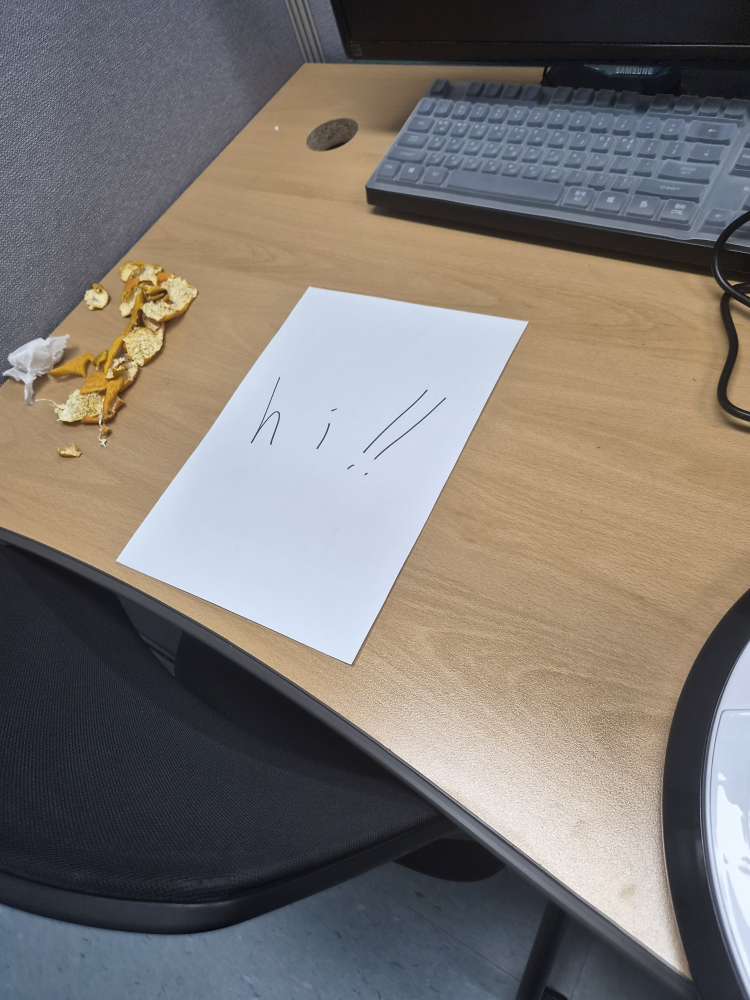
#> input picture 01_Geometric_Transformation/Perspective_Transformation/images/document_01.jpg, 3000 x 4000 px (shown at 1/4 size)
$ python automatic_perspective_v3.py
#> lines starting #> are read from the running program, lines starting #| are printed output that depends on the picture; after the words box and inside, x2 and y2 are one past the last pixel; in counts of white or black regions, pixels touching at a corner belong together
import cv2
import numpy as np
from pathlib import Path

# Load the original image
# 원본 이미지 불러오기
root = Path(__file__).resolve().parent
image_path = root / "images" / "document_01.jpg"

img = cv2.imread(str(image_path))
#> img is the input picture: shape (4000, 3000, 3); mean B, G, R 114.4, 119.1, 125.2

if img is None:
    raise FileNotFoundError("Image not found")

# Normalize the processing resolution
# 영상 처리 해상도 표준화
scale = min(1.0, 1000 / max(img.shape[:2]))
#> scale = 0.25

resized = cv2.resize(
    img, None,
    fx=scale,
    fy=scale,
    interpolation=cv2.INTER_AREA
)

# Convert the BGR image to grayscale
# 컬러 이미지를 흑백 이미지로 변환
gray = cv2.cvtColor(resized, cv2.COLOR_BGR2GRAY)
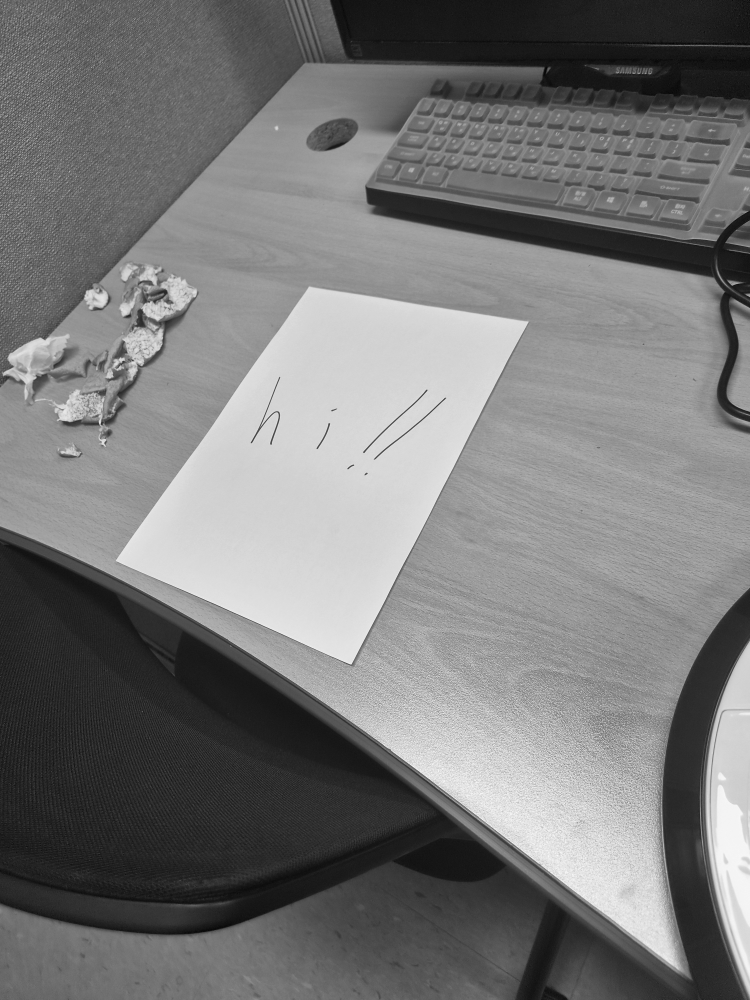
#> gray: shape (1000, 750); min 3, max 248, mean 120.4

# Reduce background noise using Gaussian Blur
# 가우시안 블러를 이용한 배경 노이즈 제거
blur = cv2.GaussianBlur(gray, (9, 9), 0)

# Detect edges using the Canny algorithm
# Canny 알고리즘을 이용한 경계선 검출
edges = cv2.Canny(blur, 30, 100)
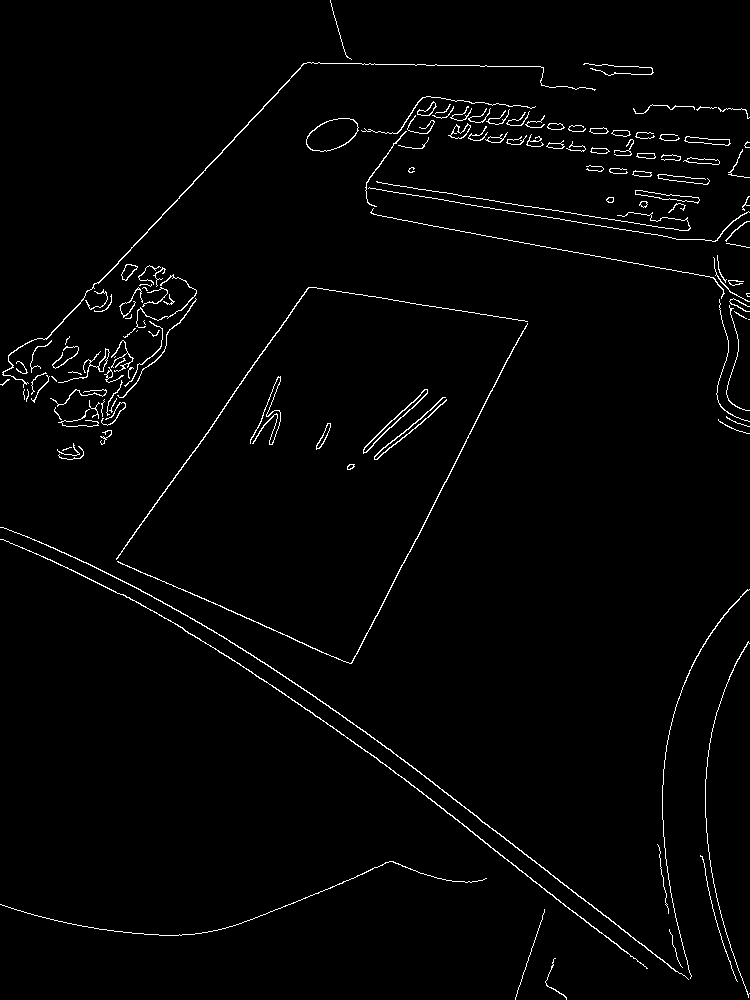
#> edges: shape (1000, 750); 1.9% white in thin lines or dots

# Connect small gaps between detected edges
# 닫힘 연산을 이용하여 끊어진 경계선의 작은 틈 연결
kernel = np.ones((7, 7), np.uint8)
closed = cv2.morphologyEx(edges, cv2.MORPH_CLOSE, kernel)
#> closed: shape (1000, 750); 3.9% white; 22 white regions, largest, box (x1, y1, x2, y2) and area: (306, 96, 750, 434) 10673, (0, 0, 596, 445) 7998, (0, 527, 750, 980) 2249

# Thicken edges for visualization
# 시각적 확인을 위해 팽창 연산으로 경계선 두께 증가
dilation_kernel = np.ones((3, 3), np.uint8)
edge_view = cv2.dilate(closed, dilation_kernel, iterations=1)
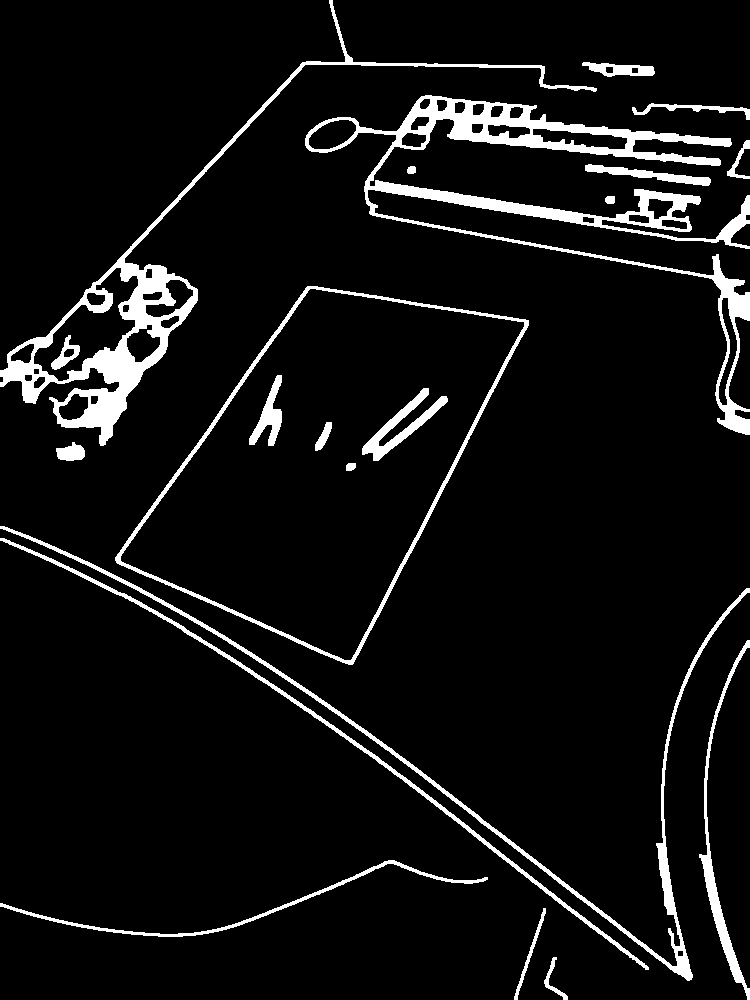
#> edge_view: shape (1000, 750); 7% white; 21 white regions

# Detect external contours
# 이미지의 외부 윤곽선 검출
contours, hierarchy = cv2.findContours(
    closed,
    cv2.RETR_EXTERNAL,
    cv2.CHAIN_APPROX_SIMPLE
)
#> contours = 18 contours, 1 with area under 20; largest, box (x1, y1, x2, y2) and area: (116, 287, 528, 664) 82988, (306, 96, 750, 434) 15240, (0, 0, 596, 445) 10763, (0, 527, 750, 980) 1199, (700, 641, 750, 1000) 861

# Sort contours by area in descending order
# 윤곽선을 면적 기준 내림차순으로 정렬
contours = sorted(
    contours,
    key=cv2.contourArea,
    reverse=True
)

# Set the minimum contour area
# 이미지 전체 면적의 5%를 최소 윤곽선 면적으로 설정
image_area = resized.shape[0] * resized.shape[1]
#> image_area = 750000
min_area = image_area * 0.05
#> min_area = 37500

# Search for a convex quadrilateral
# 볼록 사각형 형태의 문서 후보 탐색
document = None
hull_view = resized.copy()

for contour in contours:

    # Filter small contours
    # 최소 면적보다 작은 윤곽선 제거
    area = cv2.contourArea(contour)

    if area < min_area:
        continue

    # Generate a convex hull
    # 윤곽선의 볼록 껍질 생성
    hull = cv2.convexHull(contour)

    # Draw the convex hull
    # 볼록 껍질을 파란색으로 표시
    cv2.drawContours(
        hull_view, [hull], -1, (255, 0, 0), 3
    )

    # Calculate the hull perimeter
    # 볼록 껍질의 전체 둘레 계산
    perimeter = cv2.arcLength(hull, True)

    # Approximate the convex hull as a polygon
    # 볼록 껍질을 다각형으로 근사
    approx = cv2.approxPolyDP(
        hull, 0.01 * perimeter, True
    )

    # Print debugging information
    # 디버깅을 위한 면적 및 꼭짓점 정보 출력
    print("Area ratio:", round(area / image_area * 100, 2))
    print("Vertices:", len(approx))
    print("Convex:", cv2.isContourConvex(approx))

    # Select a convex polygon with four vertices
    # 꼭짓점이 4개인 볼록 다각형을 문서로 선택
    if len(approx) == 4 and cv2.isContourConvex(approx):
        document = approx
        break
#> this loop made 1 pass
#> (area, perimeter, document) on pass 1: (82987.5, 1197.8, [[527, 321], [351, 663], [117, 561], [308, 287]])
#| Area ratio: 11.06
#| Vertices: 4
#| Convex: True
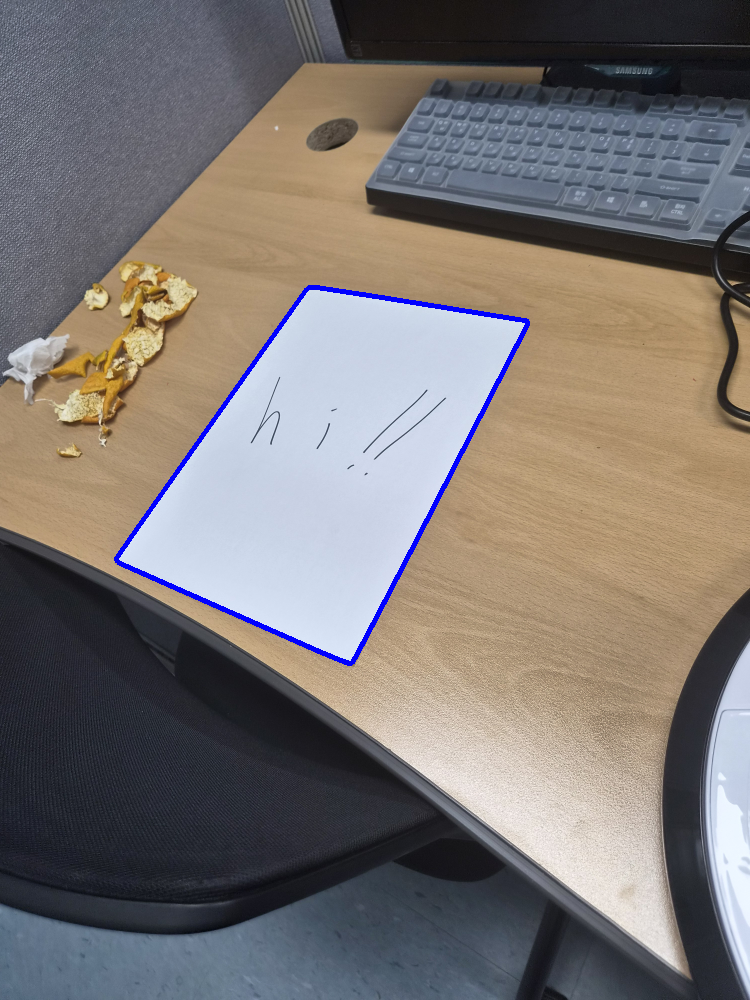
#> hull_view: shape (1000, 750, 3); mean B, G, R 115.2, 117.8, 123.8

# Draw the detected document boundary
# 검출된 문서의 외곽선을 원본 이미지 복사본에 표시
contour_view = resized.copy()

if document is not None:
    cv2.drawContours(
        contour_view, [document], -1, (0, 255, 0), 3
    )
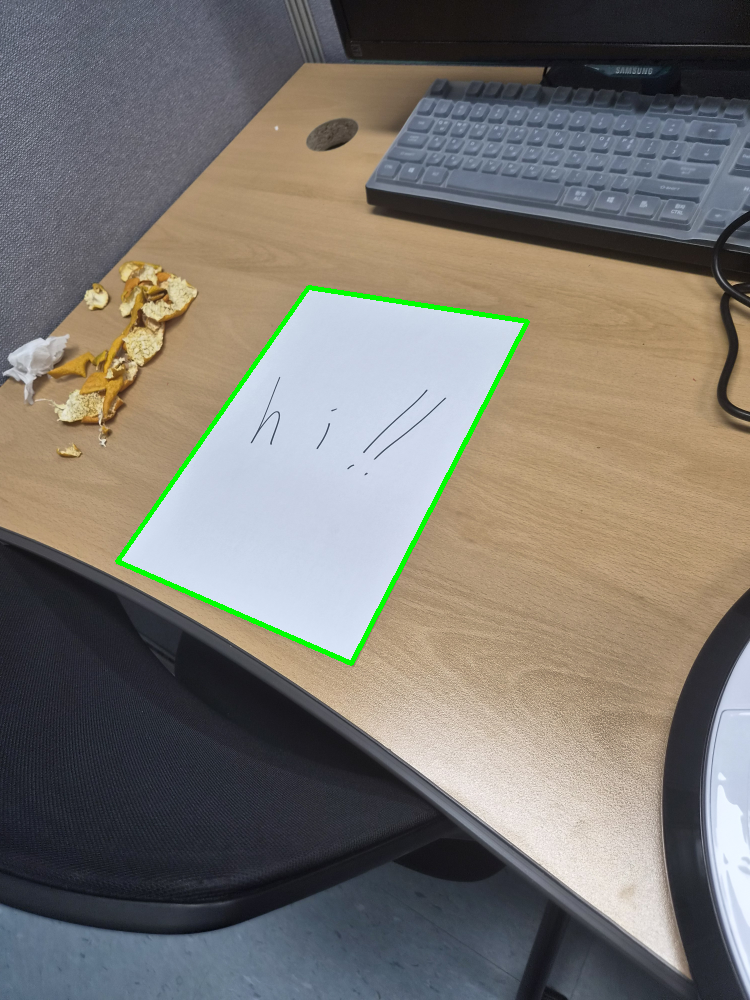
#> contour_view: shape (1000, 750, 3); mean B, G, R 112.9, 119.6, 123.7
else:
    print("Document not found")


# [34 lines of commented-out code are left out]
def order_points(points):

    points = points.reshape(4, 2)

    ordered = np.zeros((4, 2), dtype=np.float32)

    # Calculate coordinate sums and differences
    # 각 꼭짓점의 좌표 합과 차이 계산
    s = points.sum(axis=1)
    diff = np.diff(points, axis=1).flatten()

    # Top-left
    # 좌상단
    ordered[0] = points[np.argmin(s)]

    # Top-right
    # 우상단
    ordered[1] = points[np.argmin(diff)]

    # Bottom-right
    # 우하단
    ordered[2] = points[np.argmax(s)]

    # Bottom-left
    # 좌하단
    ordered[3] = points[np.argmax(diff)]

    return ordered


# Set the output resolution based on the A4 aspect ratio
# A4 용지의 가로세로 비율을 기준으로 출력 해상도 설정
output_width = 600
output_height = 849


# Perform perspective transformation
# 원근 변환 수행 함수
def perspective_transform(image, points, width, height):

    # Source coordinates
    # 원본 이미지의 꼭짓점 좌표 설정
    pts1 = np.float32(points)

    # Destination coordinates
    # 변환할 목표 이미지의 꼭짓점 좌표 설정
    pts2 = np.float32([
        [0, 0],
        [width - 1, 0],
        [width - 1, height - 1],
        [0, height - 1]
    ])

    # Calculate the perspective transformation matrix
    # 3x3 원근 변환 행렬 계산
    M = cv2.getPerspectiveTransform(pts1, pts2)

    # Generate the rectified image
    # 원근 변환을 적용하여 정면 보정 이미지 생성
    dst = cv2.warpPerspective(image, M, (width, height))

    return dst


# Apply automatic perspective correction
# 자동으로 검출된 꼭짓점을 이용하여 원근 보정 수행
if document is not None:

    pts1 = order_points(document)
#> in order_points, `points = points.reshape(4, 2)`: points = [[527, 321], [351, 663], [117, 561], [308, 287]]
#> in order_points, `s = points.sum(axis=1)`: s = [848, 1014, 678, 595]
#> in order_points, `diff = np.diff(points, axis=1).flatten()`: diff = [-206, 312, 444, -21]
#> pts1 = [[308, 287], [527, 321], [351, 663], [117, 561]]
    pts1[:, 0] *= img.shape[1] / resized.shape[1]
    pts1[:, 1] *= img.shape[0] / resized.shape[0]

    dst = perspective_transform(
        img, pts1, output_width, output_height
    )
#> in perspective_transform, `pts1 = np.float32(points)`: pts1 = [[1232, 1148], [2108, 1284], [1404, 2652], [468, 2244]]
#> in perspective_transform, `M = cv2.getPerspectiveTransform(pts1, pts2)`: M = [[1.53, 1.06, -3104.8], [-0.277, 1.79, -1709.4], [0.000317, 0.000629, 1]]
#> in perspective_transform, `dst = cv2.warpPerspective(image, M, (width, height))`:
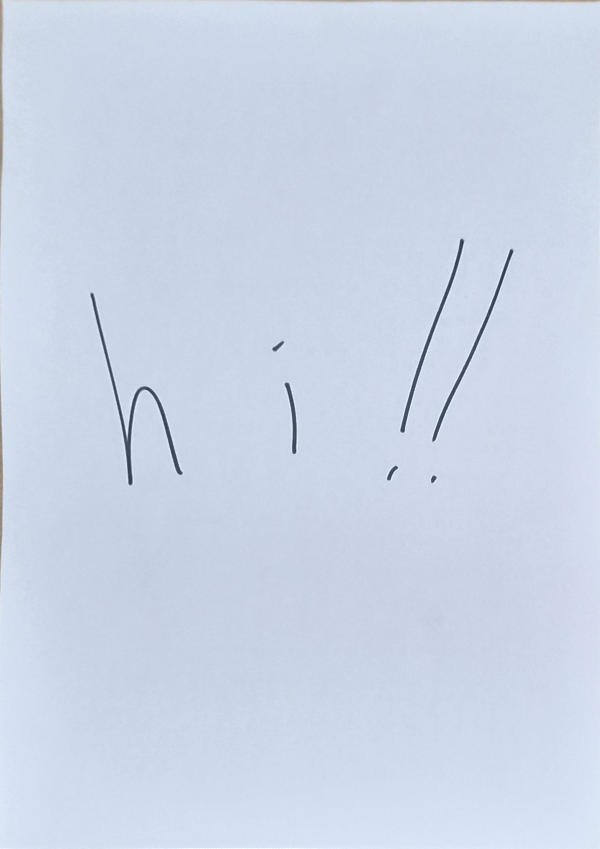
#> dst: shape (849, 600, 3); mean B, G, R 231.5, 213.7, 203.4

    cv2.imshow("Transformed", dst)

# Create the output directory
# 결과 이미지 저장 폴더 생성
result_path = root / "v3_results_01"
result_path.mkdir(exist_ok=True)

# Save intermediate processing results
# 각 영상 처리 단계의 중간 결과 이미지 저장
cv2.imwrite(str(result_path / "grayscale.png"), gray)
cv2.imwrite(str(result_path / "gaussian_blur.png"), blur)
cv2.imwrite(str(result_path / "canny_edge.png"), edges)
cv2.imwrite(str(result_path / "closing.png"), closed)
cv2.imwrite(str(result_path / "convex_hull.png"), hull_view)
cv2.imwrite(str(result_path / "contours.png"), contour_view)

# Save the final rectified image
# 최종 원근 보정 이미지 저장
if document is not None:
    cv2.imwrite(str(result_path / "automatic_result.png"), dst)

# Wait for user input and close all windows
# 사용자 키 입력 대기 후 모든 출력 창 종료
cv2.waitKey(0)
cv2.destroyAllWindows()

$ run again, with 01_Geometric_Transformation/Perspective_Transformation/images/document_04.jpg copied over 01_Geometric_Transformation/Perspective_Transformation/images/document_01.jpg
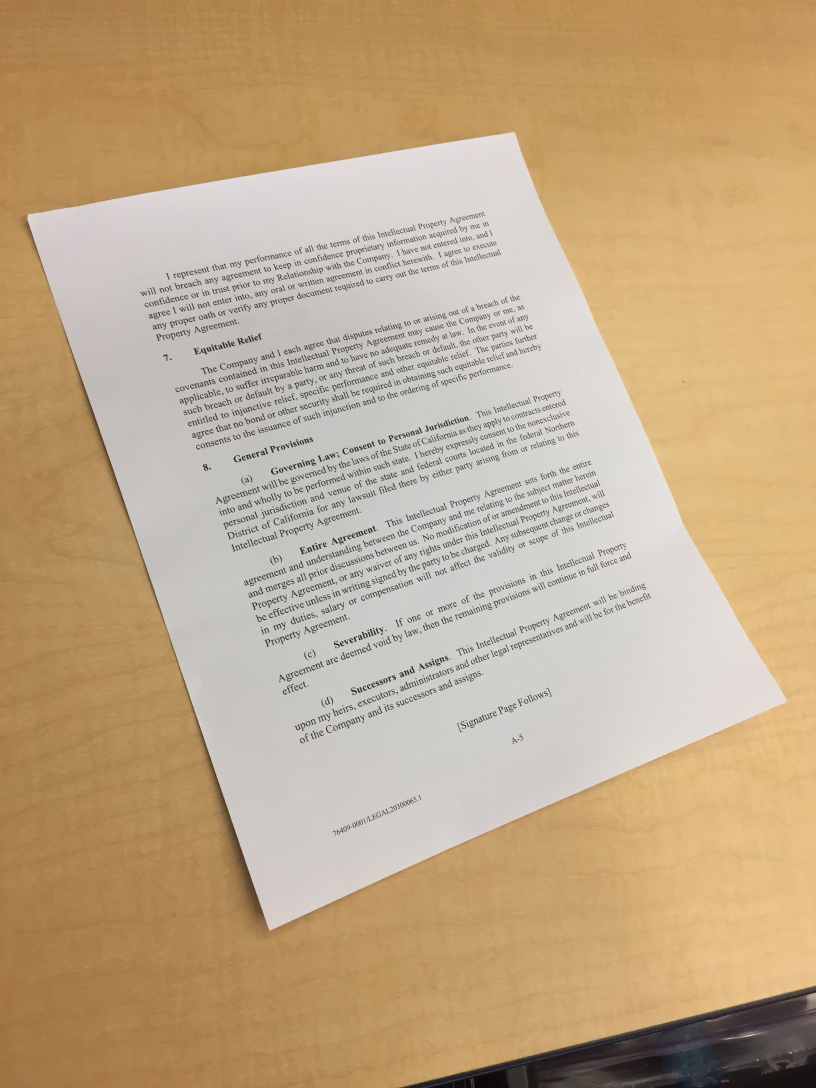
#> input picture 01_Geometric_Transformation/Perspective_Transformation/images/document_04.jpg, 2448 x 3264 px (shown at 1/3 size)
#> img is the input picture: shape (3264, 2448, 3); mean B, G, R 136.7, 169.3, 193.6
#> `edges = cv2.Canny(blur, 30, 100)`:
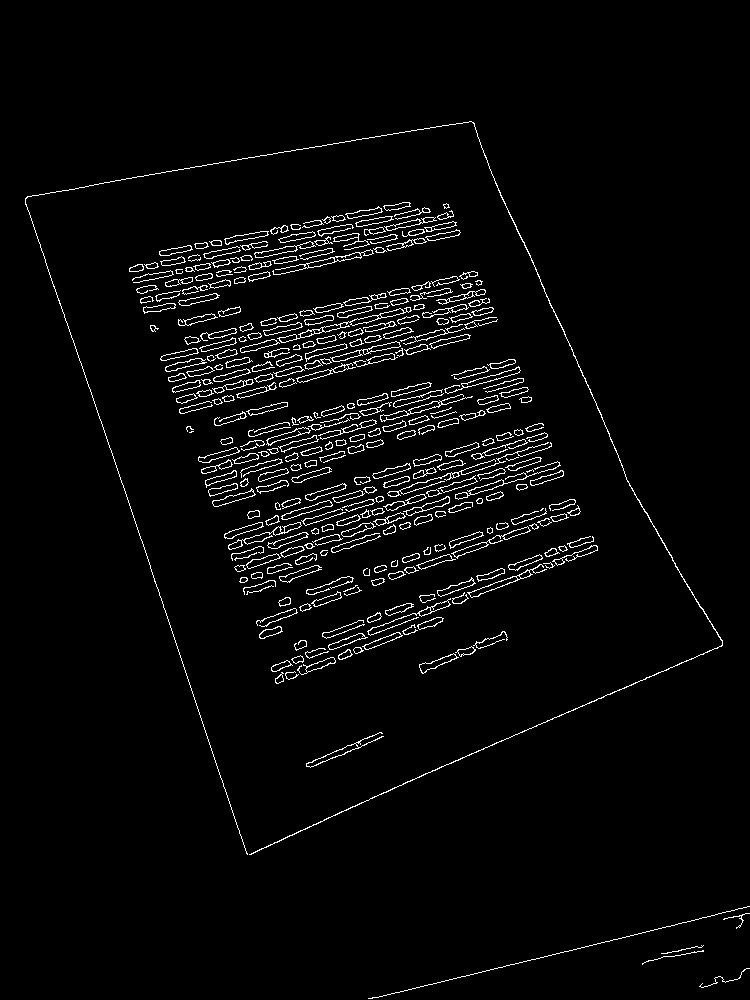
#> edges: shape (1000, 750); 3.2% white in thin lines or dots, all inside (x1, y1, x2, y2) = (25, 121, 750, 999)
#> closed: shape (1000, 750); 12% white; 17 white regions, largest, box (x1, y1, x2, y2) and area: (160, 271, 498, 414) 20872, (224, 423, 564, 595) 20145, (198, 359, 532, 507) 16041
#> edge_view: shape (1000, 750); 14.1% white; 17 white regions
#> contours = 4 contours; box (x1, y1, x2, y2) and area: (25, 121, 723, 855) 301954, (368, 906, 750, 1000) 256, (642, 945, 704, 965) 198, (699, 968, 750, 988) 68
#> the loop `for contour in contours:` made 1 pass
#> (area, perimeter, document) on pass 1: (301954, 2247.6, [[471, 121], [722, 645], [247, 854], [25, 198]])
#> (printed output is left out)
#> contour_view: shape (1000, 750, 3); mean B, G, R 134.4, 170.5, 190.6
#> points = [[471, 121], [722, 645], [247, 854], [25, 198]]
#> s = [592, 1367, 1101, 223]
#> diff = [-350, -77, 607, 173]
#> `pts1 = order_points(document)`: pts1 = [[25, 198], [471, 121], [722, 645], [247, 854]]
#> in perspective_transform, `pts1 = np.float32(points)`: pts1 = [[81.6, 646.3], [1537.3, 394.9], [2356.6, 2105.3], [806.2, 2787.5]]
#> M = [[0.352, -0.119, 48.23], [0.0827, 0.479, -316.3], [-9.47e-05, 0.000128, 1]]
#> in perspective_transform, `dst = cv2.warpPerspective(image, M, (width, height))`:
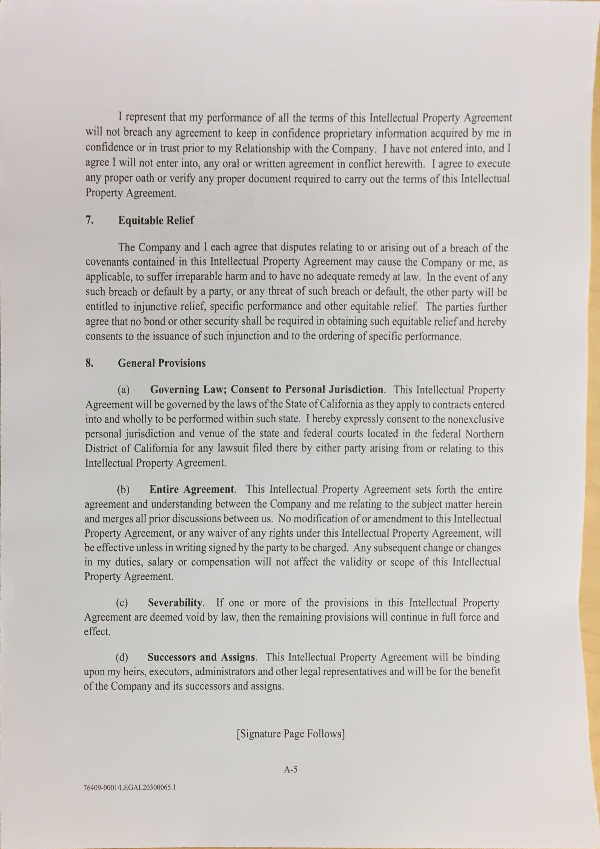
#> dst: shape (849, 600, 3); mean B, G, R 193.8, 198, 201.9
